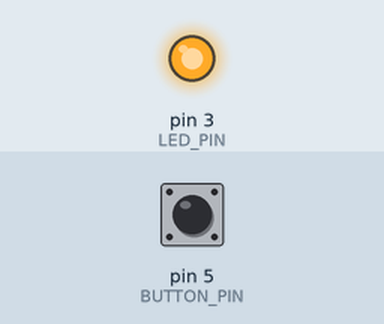
Simulated run of this sketch. Board: Arduino Uno, built with avr-gcc and run on an emulated ATmega328P. On the bench: output pins drawn as LEDs (lit = HIGH). Dashed ring = blinking. The inputs (shaded band) are chosen by the test bench; at power-on: pin 5 (BUTTON_PIN) HIGH.

Above: at 1.2 s.
1.3 s: pin 5 (BUTTON_PIN) pulled LOW for 0.15 s
At 2.7 s:
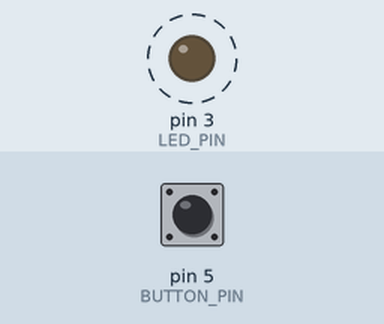
Timing chart, 0 to 10.4 s (numbered marks = the images above; inputs shaded):
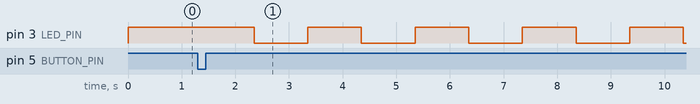

The sketch:

1029_3-2.ino
```cpp
const uint8_t LED_PIN = 3;
const uint8_t BUTTON_PIN = 5;

uint8_t mode = 0;

unsigned long lastDebounceTime = 0;
const unsigned long debounceDelay = 50;
int lastButtonReading = HIGH;
int buttonState = HIGH;

unsigned long previousMillis = 0;
bool ledOn = true;

const unsigned long intervalForMode[4] = {
  0,
  1000,
  500,
  125
};

void setup() {
  pinMode(LED_PIN, OUTPUT);
  pinMode(BUTTON_PIN, INPUT_PULLUP);
  digitalWrite(LED_PIN, HIGH);
  ledOn = true;
}

void loop() {
  int reading = digitalRead(BUTTON_PIN);

  if (reading != lastButtonReading) {
    lastDebounceTime = millis();
  }

  if ((millis() - lastDebounceTime) > debounceDelay) {
    if (reading != buttonState) {
      buttonState = reading;
      if (buttonState == LOW) {
        mode = (mode + 1) % 4;
        if (mode == 0) {
          digitalWrite(LED_PIN, HIGH);
          ledOn = true;
        } else {
          previousMillis = millis();
          ledOn = true;
          digitalWrite(LED_PIN, HIGH);
        }
      }
    }
  }

  lastButtonReading = reading;

  if (mode == 0) {
  } else {
    unsigned long interval = intervalForMode[mode];
    if (interval > 0) {
      unsigned long currentMillis = millis();
      if (currentMillis - previousMillis >= interval) {
        previousMillis = currentMillis;
        ledOn = !ledOn;
        digitalWrite(LED_PIN, ledOn ? HIGH : LOW);
      }
    }
  }
}
```

Measured:
- after the input at 1.3 s, pin 3 (LED_PIN): alternates HIGH for 1.0 s and LOW for 1.0 s, starting after 1.1 s
